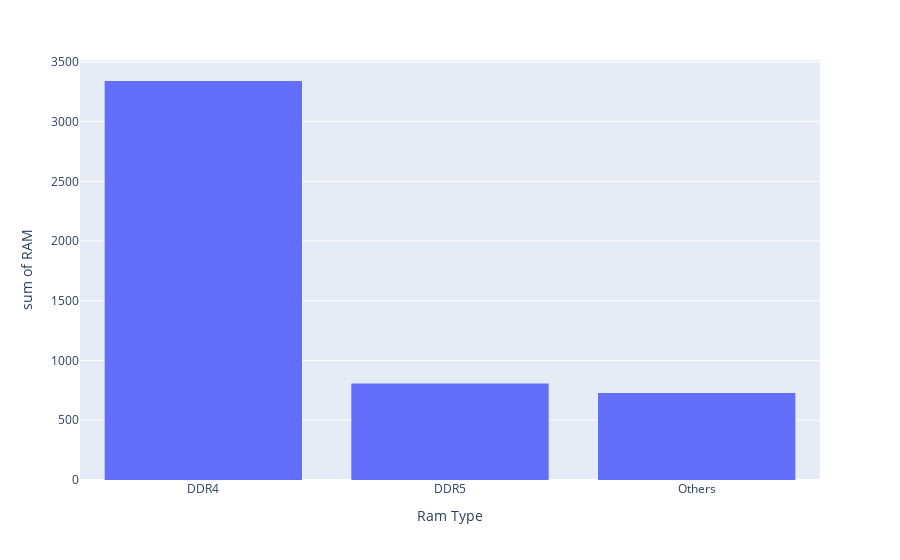

Notebook source saved alongside this figure:
### Markdown cell above
**RAM Type VS RAM**

### Code cell
fig = px.histogram(df, x="Ram Type", y="RAM")
fig.show()

### Figure 1 — Plotly figure (JSON) as saved in the notebook; plotly's stock layout.template omitted (floating-point values rounded to 4 significant figures; data arrays with more than 128 entries replaced by an {"elided": "..."} marker saying what was removed)
{"data": [{"alignmentgroup": "True", "bingroup": "x", "histfunc": "sum", "hovertemplate": "Ram Type=%{x}<br>sum of RAM=%{y}<extra></extra>", "legendgroup": "", "marker": {"color": "#636efa", "pattern": {"shape": ""}}, "name": "", "offsetgroup": "", "orientation": "v", "showlegend": false, "type": "histogram", "x": {"elided": "423 str values"}, "xaxis": "x", "y": {"elided": "423 int values"}, "yaxis": "y"}], "layout": {"barmode": "relative", "legend": {"tracegroupgap": 0}, "margin": {"t": 60}, "xaxis": {"anchor": "y", "domain": [0, 1], "title": {"text": "Ram Type"}}, "yaxis": {"anchor": "x", "domain": [0, 1], "title": {"text": "sum of RAM"}}}}
